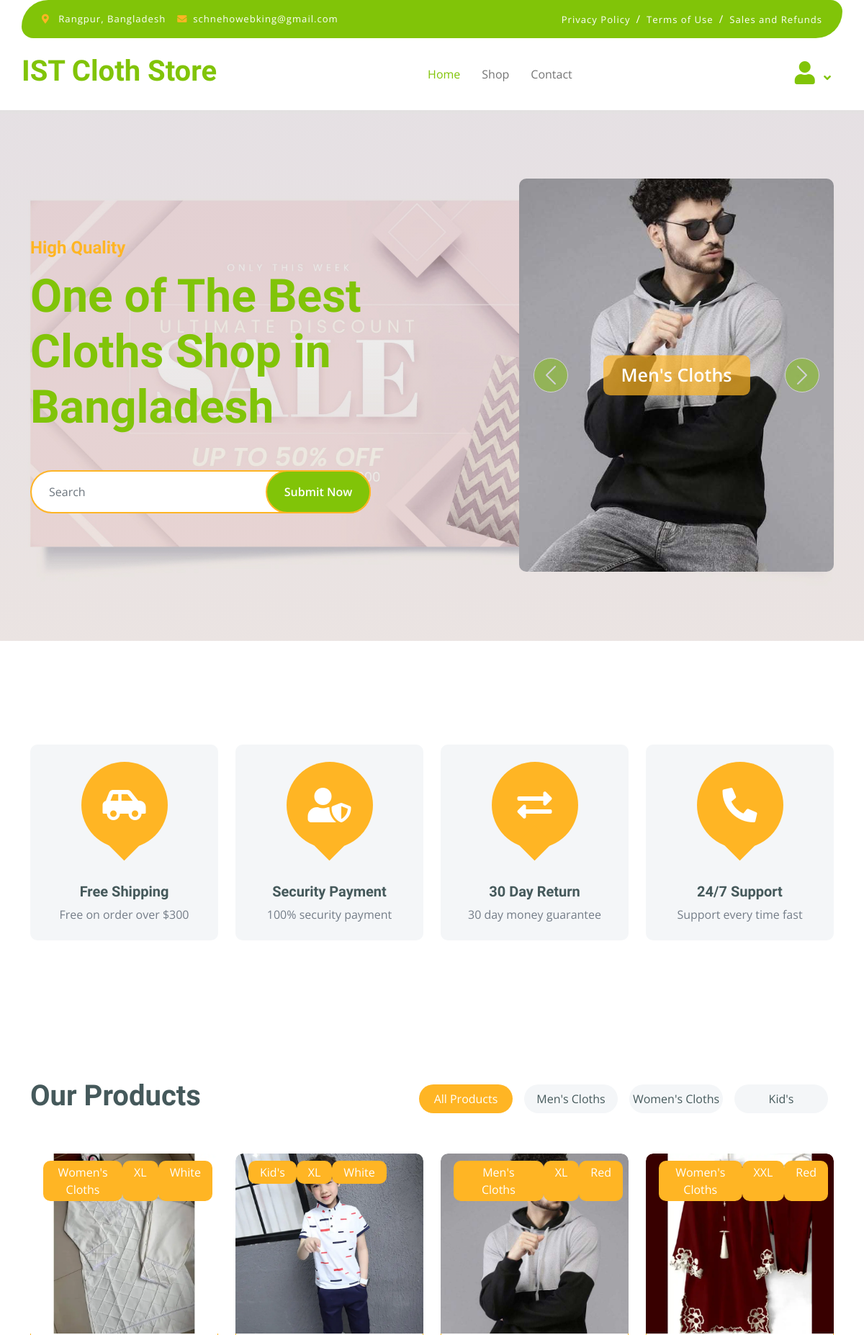
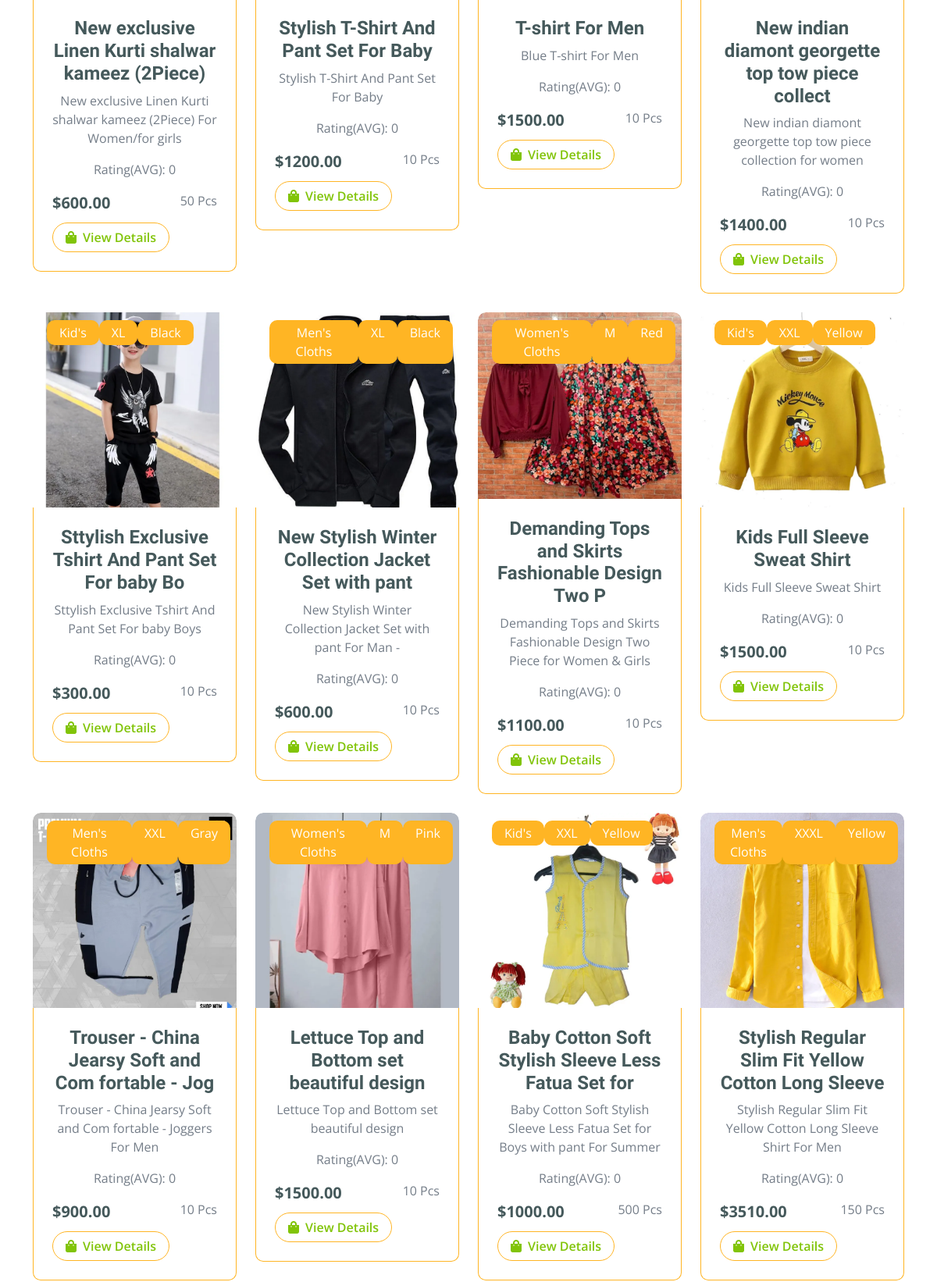
The page / (upper part) on the database its author committed (2 pictures, top to bottom).
### categories/models.py (models this page shows, shortened)
class Category(models.Model):
    name = models.CharField(max_length=100)
    image = models.ImageField(upload_to="categories/media/", blank=True, null=True)
    slug = models.SlugField(max_length=100,unique=True, null=True, blank=True)

class Size(models.Model):
    name = models.CharField(max_length=100)
    slug = models.SlugField(max_length=100,unique=True, null=True, blank=True)

class Color(models.Model):
    name = models.CharField(max_length=100)
    slug = models.SlugField(max_length=100,unique=True, null=True, blank=True)

### products/models.py (models this page shows, shortened)
class Product(models.Model):
    name = models.CharField(max_length=50)
    price = models.DecimalField(max_digits=10, decimal_places=2)
    quantity = models.IntegerField()
    description = models.TextField()
    category = models.ForeignKey(Category, on_delete=models.CASCADE)
    size = models.ForeignKey(Size, on_delete=models.CASCADE)
    color = models.ForeignKey(Color, on_delete=models.CASCADE)
    image = models.ImageField(upload_to="products/media/", blank=True, null=True)

### core/views.py (the view)
# urls.py: path('', views.home , name='home'),
def home(request, category_slug=None):
    products = Product.objects.all()
    categories = Category.objects.all()
    if category_slug is not None:
        category = Category.objects.get(slug = category_slug)
        products = Product.objects.filter(category = category)
    for product in products:
        product.avg_rating = product.reviews.aggregate(avg_rating=Avg('rating'))['avg_rating'] or 0
    return render(request, 'index.html', {'products':products, 'categories':categories})

### core/templates/index.html (shortened to what this page needs)
{% extends 'base.html' %}
{% load static %}
{% block content %}
        <div class="container-fluid py-5 mb-5 hero-header">
            {% include 'messages.html' %}
            <div class="container py-5">
                <div class="row g-5 align-items-center">
                    <div class="col-md-12 col-lg-7">
                        <h4 class="mb-3 text-secondary">High Quality</h4>
                        <h1 class="mb-5 display-3 text-primary">One of The Best Cloths Shop in Bangladesh</h1>
                        <div class="position-relative mx-auto">
                            <form id="search-formsss" action="{% url 'shop' %}" method="get">
                            <input name="search" class="form-control border-2 border-secondary w-75 py-3 px-4 rounded-pill" type="text" placeholder="Search" value="{{ request.GET.search }}">
                            <button  class="btn btn-primary border-2 border-secondary py-3 px-4 position-absolute rounded-pill text-white h-100" style="top: 0; right: 25%;" onclick="submitForm()">Submit Now</button>
                        </form>
                        </div>
                    </div>
                    <div class="col-md-12 col-lg-5">
                        <div id="carouselId" class="carousel slide position-relative" data-bs-ride="carousel">
                            <div class="carousel-inner" role="listbox">
                                {% for category in categories %}
                                    <div class="carousel-item {% if forloop.first %}active{% endif %} rounded">
                                        <img src="{{ category.image.url }}" class="img-fluid cover w-100 h-250 bg-secondary rounded" alt="{{ category.name }}" height="200">
                                        <a href="{% url 'products_by_category' category.slug %}" class="btn px-4 py-2 text-white rounded">{{ category.name }}</a>
                                    </div>
                                {% endfor %}
                            </div>
                            <button class="carousel-control-prev" type="button" data-bs-target="#carouselId" data-bs-slide="prev">
                                <span class="carousel-control-prev-icon" aria-hidden="true"></span>
                            </button>
                            <button class="carousel-control-next" type="button" data-bs-target="#carouselId" data-bs-slide="next">
                                <span class="carousel-control-next-icon" aria-hidden="true"></span>
                            </button>
                        </div>
                    </div>
                </div>
            </div>
        </div>
        <div class="container-fluid featurs py-5">
            <div class="container py-5">
                <div class="row g-4">
                    <div class="col-md-6 col-lg-3">
                        <div class="featurs-item text-center rounded bg-light p-4">
                            <div class="featurs-icon btn-square rounded-circle bg-secondary mb-5 mx-auto">
                                <i class="fas fa-car-side fa-3x text-white"></i>
                            </div>
                            <div class="featurs-content text-center">
                                <h5>Free Shipping</h5>
                                <p class="mb-0">Free on order over $300</p>
                            </div>
                        </div>
                    </div>
                    <div class="col-md-6 col-lg-3">
                        <div class="featurs-item text-center rounded bg-light p-4">
                            <div class="featurs-icon btn-square rounded-circle bg-secondary mb-5 mx-auto">
                                <i class="fas fa-user-shield fa-3x text-white"></i>
                            </div>
                            <div class="featurs-content text-center">
                                <h5>Security Payment</h5>
                                <p class="mb-0">100% security payment</p>
                            </div>
                        </div>
                    </div>
                    <div class="col-md-6 col-lg-3">
                        <div class="featurs-item text-center rounded bg-light p-4">
                            <div class="featurs-icon btn-square rounded-circle bg-secondary mb-5 mx-auto">
                                <i class="fas fa-exchange-alt fa-3x text-white"></i>
                            </div>
                            <div class="featurs-content text-center">
                                <h5>30 Day Return</h5>
                                <p class="mb-0">30 day money guarantee</p>
                            </div>
                        </div>
                    </div>
                    <div class="col-md-6 col-lg-3">
                        <div class="featurs-item text-center rounded bg-light p-4">
                            <div class="featurs-icon btn-square rounded-circle bg-secondary mb-5 mx-auto">
                                <i class="fa fa-phone-alt fa-3x text-white"></i>
                            </div>
                            <div class="featurs-content text-center">
                                <h5>24/7 Support</h5>
                                <p class="mb-0">Support every time fast</p>
                            </div>
                        </div>
                    </div>
                </div>
            </div>
        </div>
        <div class="container-fluid fruite py-5">
            <div class="container py-5">
                <div class="tab-class text-center">
                    <div class="row g-4">
                        <div class="col-lg-4 text-start">
                            <h1>Our Products</h1>
                        </div>
                        <div class="col-lg-8 text-end">
                            <ul class="nav nav-pills d-inline-flex text-center mb-5" id="category-tabs">
                                <li class="nav-item">
                                    <a class="d-flex m-2 py-2 bg-light rounded-pill {% if not category_slug %}active{% endif %}" data-toggle="pill" href="#tab-1">
                                        <span class="text-dark" style="width: 130px;">All Products</span>
                                    </a>
                                </li>
                                {% for category in categories %}
                                    <li class="nav-item">
                                        <a class="d-flex py-2 m-2 bg-light rounded-pill {% if category.slug == category_slug %}active{% endif %}" data-toggle="pill" href="{% url 'home' category.slug %}">
                                            <span class="text-dark" style="width: 130px;">{{ category.name }}</span>
                                        </a>
                                    </li>
                                {% endfor %}
                            </ul>
                        </div>
                    </div>
                    <div class="tab-content">
                        <div id="tab-1" class="tab-pane fade show p-0 active">
                            <div class="row g-4">
                                {% for product in products|slice:":12" %}
                                    <div class="col-md-6 col-lg-4 col-xl-3">
                                        <div class="rounded position-relative fruite-item">
                                            <div class="fruite-img">
                                                <img src="{{product.image.url}}" class="img-fluid w-100 rounded-top" alt="{{product.name}}">
                                            </div>
                                            <div class="position-absolute  d-flex justify-content-between mx-2" style="top: 10px; left: 10px;">
                                                <div class="text-white bg-secondary px-3 py-1 rounded " >{{product.category.name}}</div>
                                                <div class="text-white bg-secondary px-3 py-1 rounded " >{{product.size.name}}</div>
                                                <div class="text-white bg-secondary px-3 py-1 rounded " >{{product.color.name}}</div>
                                            </div>
                                            <div class="p-4 border border-secondary border-top-0 rounded-bottom">
                                                <h4>{{product.name}}</h4>
                                                <p>{{product.description}}</p>
                                                <p>Rating(AVG): {{product.avg_rating}}</p>
                                                <div class="d-flex justify-content-between flex-lg-wrap">
                                                    <p class="text-dark fs-5 fw-bold mb-0">${{product.price}}</p>
                                                    <p>{{product.quantity}} Pcs</p>
                                                    <a href="{% url 'productDetailspage' product.id %}" class="btn border border-secondary rounded-pill px-3 text-primary"><i class="fa fa-shopping-bag me-2 text-primary"></i>View Details</a>
                                                </div>
                                            </div>
                                        </div>
                                    </div>
                                {% endfor %}
                            </div>
                        </div>
                    </div>
                </div>
            </div>
        </div>
{% endblock  %}

### core/static/css/style.css (style rules this page uses)
.btn { font-weight: 600; transition: .5s; }
.btn-square { width: 32px; height: 32px; }
.btn-square, .btn-sm-square, .btn-md-square, .btn-lg-square { padding: 0; display: flex; align-items: center; justify-content: center; font-weight: normal; }
.btn.border-secondary { transition: 0.5s; }
.hero-header { background: linear-gradient(rgba(55, 39, 6, 0.019), rgba(248, 223, 173, 0.1)), url(../img/hero-img.jpg); background-color: black; background-position: center center; background-repeat: no-repeat; background-size: cover; }
.carousel-item { position: relative; }
.carousel-item a { position: absolute; top: 50%; left: 50%; transform: translate(-50%, -50%); font-size: 25px; background: linear-gradient(rgba(255, 181, 36, 0.7), rgba(255, 181, 36, 0.7)); }
.carousel-control-next, .carousel-control-prev { width: 48px; height: 48px; border-radius: 48px; border: 1px solid var(--bs-white); background: #81C408; position: absolute; top: 50%; transform: translateY(-50%); }
.carousel-control-next { margin-right: 20px; }
.carousel-control-prev { margin-left: 20px; }
@media (min-width: 992px) { .hero-header, .page-header { margin-top: 152px !important; } }
.featurs .featurs-item .featurs-icon { position: relative; width: 120px; height: 120px; }
.featurs .featurs-item .featurs-icon::after { content: ""; width: 35px; height: 35px; background: #FFB524; position: absolute; bottom: -10px; transform: translate(-50%); transform: rotate(45deg); background: #FFB524; }
.fruite .tab-class .nav-item a.active { background: #FFB524 !important; }
.fruite .tab-class .nav-item a.active span { color: var(--bs-white) !important; }
.fruite .fruite-item { height: 100%; transition: 0.5s; }
.fruite .fruite-item .fruite-img { overflow: hidden; transition: 0.5s; border-radius: 10px 10px 0 0; max-height: 250px; }
.fruite .fruite-item .fruite-img img { transition: 0.5s; }

### rows shown on the page
Category: image (picture), name "Men's Cloths"
Category: name "Women's Cloths"
Category: name "Kid's"
Product: image (picture), category.name "Women's Cloths", size.name "XL", color.name "White", name "New exclusive Linen Kurti shalwar kameez (2Piece)", description "New exclusive Linen Kurti shalwar kameez (2Piece) For Women/for girls", avg_rating "0", price "600.00", quantity "50"
Product: image (picture), category.name "Kid's", size.name "XL", color.name "White", name "Stylish T-Shirt And Pant Set For Baby", description "Stylish T-Shirt And Pant Set For Baby", avg_rating "0", price "1200.00", quantity "10"
Product: image (picture), category.name "Men's Cloths", size.name "XL", color.name "Red", name "T-shirt For Men", description "Blue T-shirt For Men", avg_rating "0", price "1500.00", quantity "10"
Product: image (picture), category.name "Women's Cloths", size.name "XXL", color.name "Red", name "New indian diamont georgette top tow piece collect", description "New indian diamont georgette top tow piece collection for women", avg_rating "0", price "1400.00", quantity "10"
Product: image (picture), category.name "Kid's", size.name "XL", color.name "Black", name "Sttylish Exclusive Tshirt And Pant Set For baby Bo", description "Sttylish Exclusive Tshirt And Pant Set For baby Boys", avg_rating "0", price "300.00", quantity "10"
Product: image (picture), category.name "Men's Cloths", size.name "XL", color.name "Black", name "New Stylish Winter Collection Jacket Set with pant", description "New Stylish Winter Collection Jacket Set with pant For Man -", avg_rating "0", price "600.00", quantity "10"
Product: image (picture), category.name "Women's Cloths", size.name "M", color.name "Red", name "Demanding Tops and Skirts Fashionable Design Two P", description "Demanding Tops and Skirts Fashionable Design Two Piece for Women & Girls", avg_rating "0", price "1100.00", quantity "10"
Product: image (picture), category.name "Kid's", size.name "XXL", color.name "Yellow", name "Kids Full Sleeve Sweat Shirt", description "Kids Full Sleeve Sweat Shirt", avg_rating "0", price "1500.00", quantity "10"
Product: image (picture), category.name "Men's Cloths", size.name "XXL", color.name "Gray", name "Trouser - China Jearsy Soft and Com fortable - Jog", description "Trouser - China Jearsy Soft and Com fortable - Joggers For Men", avg_rating "0", price "900.00", quantity "10"
Product: image (picture), category.name "Women's Cloths", size.name "M", color.name "Pink", name "Lettuce Top and Bottom set beautiful design", description "Lettuce Top and Bottom set beautiful design", avg_rating "0", price "1500.00", quantity "10"
Product: image (picture), category.name "Kid's", size.name "XXL", color.name "Yellow", name "Baby Cotton Soft Stylish Sleeve Less Fatua Set for", description "Baby Cotton Soft Stylish Sleeve Less Fatua Set for Boys with pant For Summer", avg_rating "0", price "1000.00", quantity "500"
Product: image (picture), category.name "Men's Cloths", size.name "XXXL", color.name "Yellow", name "Stylish Regular Slim Fit Yellow Cotton Long Sleeve", description "Stylish Regular Slim Fit Yellow Cotton Long Sleeve Shirt For Men", avg_rating "0", price "3510.00", quantity "150"
